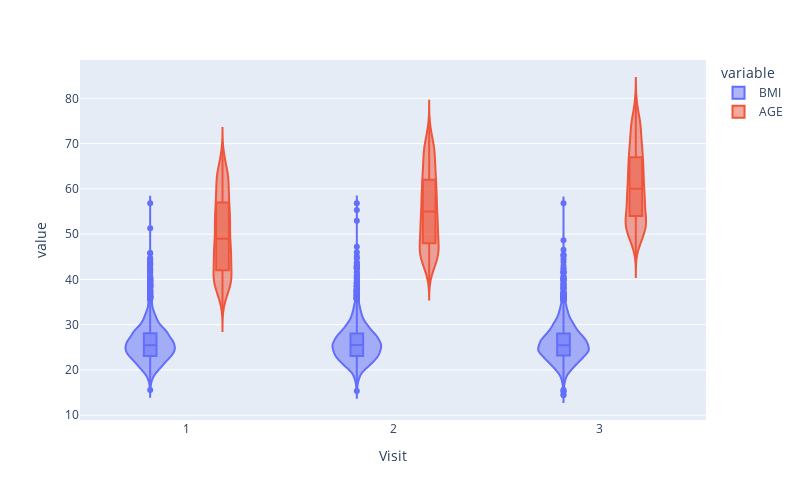

Notebook code cell kept with this figure:
### Markdown cell above
The next block shows the distribution of several risk factor variables, including BMI and AGE, at three visits.

### Code cell
# boxplot of risk factors at 3 visits
rf_fig1 =  px.violin(data_frame=rf_df_melt.loc[rf_df_melt['variable'].isin(['AGE', 'BMI']),],
                 x='PERIOD', y='value', width=800, height=500, color='variable', box=True)
rf_fig1.for_each_annotation(lambda a: a.update(text=a.text.split("=")[-1]))
rf_fig1.update_xaxes(title="Visit")
rf_fig1.show()

### Figure 1 — Plotly figure (JSON) as saved in the notebook; plotly's stock layout.template omitted (floating-point values rounded to 4 significant figures; data arrays with more than 128 entries replaced by an {"elided": "..."} marker saying what was removed)
{"data": [{"alignmentgroup": "True", "box": {"visible": true}, "hovertemplate": "variable=BMI<br>PERIOD=%{x}<br>value=%{y}<extra></extra>", "legendgroup": "BMI", "marker": {"color": "#636efa"}, "name": "BMI", "offsetgroup": "BMI", "orientation": "v", "scalegroup": "True", "showlegend": true, "type": "violin", "x": {"elided": "11627 int values"}, "x0": " ", "xaxis": "x", "y": {"elided": "11627 float values"}, "y0": " ", "yaxis": "y"}, {"alignmentgroup": "True", "box": {"visible": true}, "hovertemplate": "variable=AGE<br>PERIOD=%{x}<br>value=%{y}<extra></extra>", "legendgroup": "AGE", "marker": {"color": "#EF553B"}, "name": "AGE", "offsetgroup": "AGE", "orientation": "v", "scalegroup": "True", "showlegend": true, "type": "violin", "x": {"elided": "11627 int values"}, "x0": " ", "xaxis": "x", "y": {"elided": "11627 int values"}, "y0": " ", "yaxis": "y"}], "layout": {"height": 500, "legend": {"title": {"text": "variable"}, "tracegroupgap": 0}, "margin": {"t": 60}, "violinmode": "group", "width": 800, "xaxis": {"anchor": "y", "domain": [0, 1], "title": {"text": "Visit"}}, "yaxis": {"anchor": "x", "domain": [0, 1], "title": {"text": "value"}}}}
